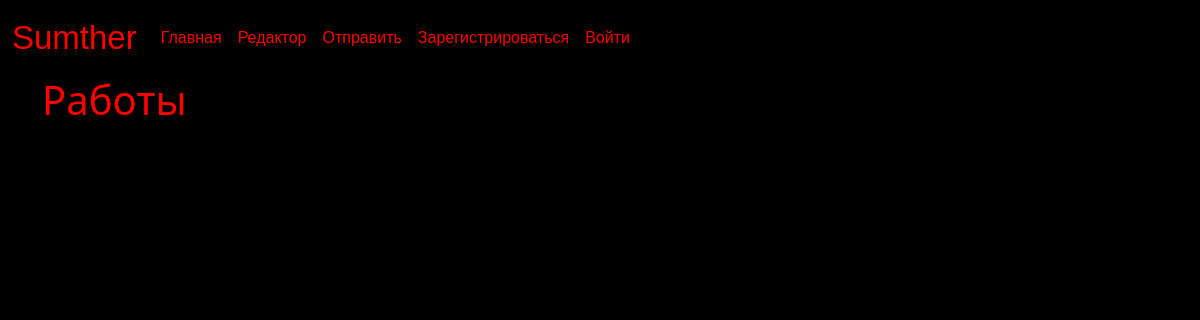
Page /home on the earlier database version.
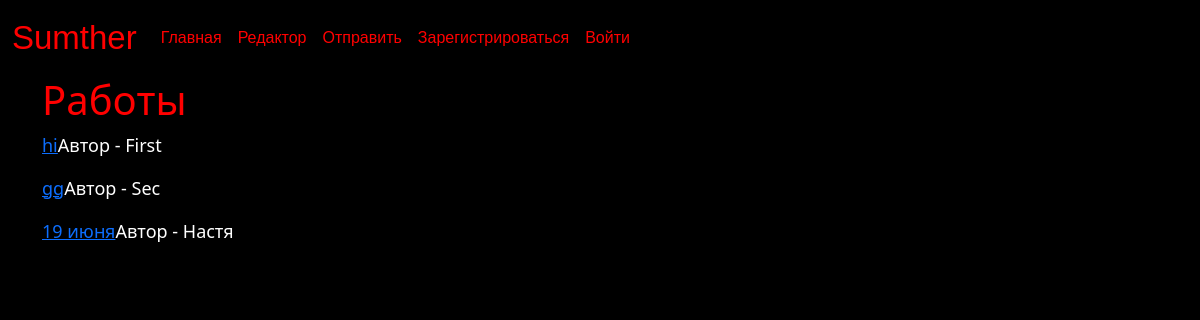
Same page on the later database version.
### data/fan.py (models this page shows)
class Fan(SqlAlchemyBase, SerializerMixin):
    __tablename__ = 'fan'
    id = sqlalchemy.Column(sqlalchemy.Integer,
                           primary_key=True, autoincrement=True)
    title = sqlalchemy.Column(sqlalchemy.String, nullable=True)
    content = sqlalchemy.Column(sqlalchemy.String, nullable=True)
    fandom = sqlalchemy.Column(sqlalchemy.String, nullable=True)
    user_id = sqlalchemy.Column(sqlalchemy.Integer,
                                sqlalchemy.ForeignKey("users.id"))
    user = orm.relationship('User')

### data/users.py (models this page shows, shortened)
class User(SqlAlchemyBase, UserMixin, SerializerMixin):
    __tablename__ = 'users'
    id = sqlalchemy.Column(sqlalchemy.Integer,
                           primary_key=True, autoincrement=True)
    name = sqlalchemy.Column(sqlalchemy.String, nullable=True, unique=True)
    password = sqlalchemy.Column(sqlalchemy.String, index=True, nullable=True)
    about = sqlalchemy.Column(sqlalchemy.String, nullable=True)
    news = orm.relationship("Fan", back_populates='user')

### Rain.py (the view)
@app.route('/')
@app.route('/home')
def home():
    db_sess = db_session.create_session()
    news = db_sess.query(Fan)
    return render_template("home.html", news=news)

### data/db_session.py (called while the page is built)
def create_session() -> Session:
    global __factory
    return __factory()

### templates/home.html
{% extends "base.html" %}
{% block content %}
<h1 style="color:red;">Работы</h1>
{% for item in news%}
<p><a href="http://127.0.0.1:8080/book/{{item.id}}">{{item.title}}</a>Автор - {{item.user.name}}</p>
{% endfor %}
{% endblock %}

### templates/base.html (shortened to what this page needs)
<!doctype html>
<html lang="en" data-bs-theme="black">
<head>
    <link href="https://cdn.jsdelivr.net/npm/bootstrap@5.3.0/dist/css/bootstrap.min.css" rel="stylesheet"
>
    <link rel="stylesheet" type="text/css" href="static/css/style.css">
</head>
<body bgcolor="black">
<header>
    <nav class="navbar navbar-expand-lg bg-body-black">
        <div class="container-fluid">
            <a style="font-size: 33px;" class="navbar-brand" href="/">Sumther</a>
            <div class="collapse navbar-collapse" id="navbarNavAltMarkup">
                <div class="nav navbar-nav">
                    <a class="nav-link" href="/home">Главная</a>
                    <a class="nav-link" href="/edit">Редактор</a>
                    <a class="nav-link" href="/enter">Отправить</a>
                </div>
                {% if current_user.is_authenticated %}
                <a class="navbar-brand" href="/logout">{{ current_user.name }}</a>
                {% else %}
                <div class="nav navbar-nav navbar-right">
                    <a class="nav-link" href="/register">Зарегистрироваться</a>
                    <a class="nav-link" href="/login">Войти</a></div>
                {% endif %}
            </div>
        </div>
    </nav>
</header>
<main role="main" class="container">
    {% block content %}{% endblock %}
</main>
</body>
</html>

### static/css/style.css (style rules this page uses)
p { color: white; font-size: 18px; }
h1 { color:white }
body { background-color: black; }
.navbar { font-family: "matura mt script capitals", "Arial", sans-serif; --bs-navbar-active-color: red; --bs-navbar-brand-color: red; --bs-navbar-brand-hover-color: #960019; --bs-navbar-hover-color: #960019; --bs-navbar-color: red; }

Differences in the rows shown:
added Fan: title "hi", user.name "First"
added Fan: title "gg", user.name "Sec"
added Fan: title "19 июня", user.name "Настя"
